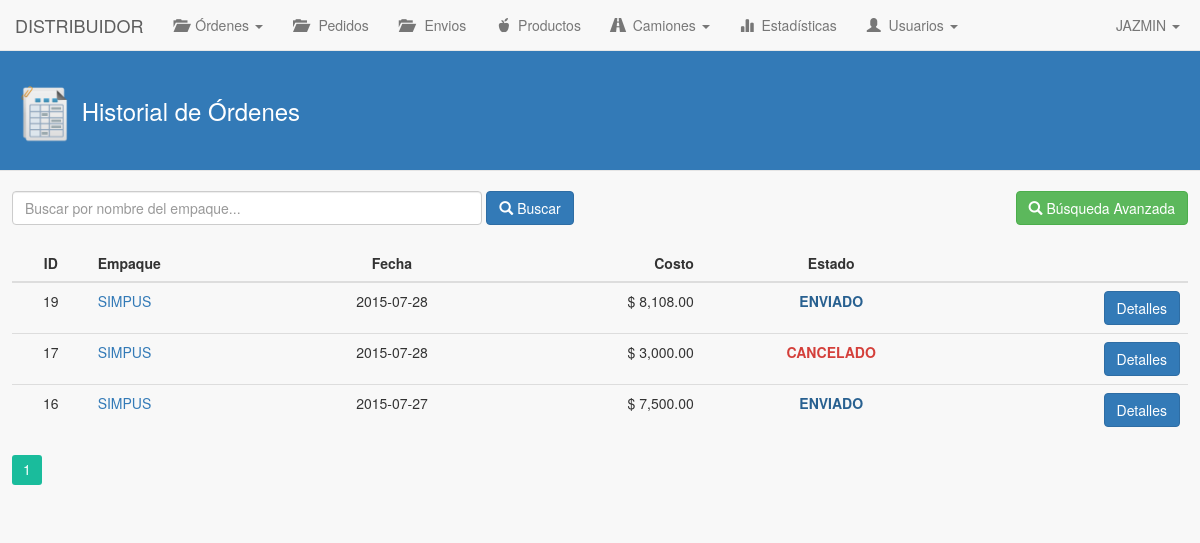
/distribuidor/historialOrdenes/index.php (signed in), run on the app's committed database.
### tables this page shows
CREATE TABLE IF NOT EXISTS `usuario_distribuidor` (
  `id_usuario_distribuidor` int(11) NOT NULL AUTO_INCREMENT,
  `nombre_usuario_distribuidor` varchar(100) NOT NULL,
  `apellido_usuario_distribuidor` varchar(100) NOT NULL,
  `direccion_usuario_distribuidor` text NOT NULL,
  `telefono_usuario_distribuidor` varchar(20) NOT NULL,
  `entradas` int(11) NOT NULL DEFAULT '0',
  `pedidos` int(11) NOT NULL DEFAULT '0',
  `envios` int(11) NOT NULL DEFAULT '0',
  `id_usuario_fk` int(11) NOT NULL,
  `id_distribuidor_fk` int(11) NOT NULL,
  PRIMARY KEY (`id_usuario_distribuidor`),
  KEY `id_usuario_fk_idx` (`id_usuario_fk`),
  KEY `id_distribuidor_fk_idx` (`id_distribuidor_fk`)
);

CREATE TABLE IF NOT EXISTS `ordenes_distribuidor` (
  `id_orden` int(11) NOT NULL AUTO_INCREMENT,
  `fecha_orden` date NOT NULL,
  `fecha_entrega_orden` date NOT NULL,
  `costo_orden` decimal(10,2) NOT NULL,
  `descripcion_orden` text,
  `descripcion_cancelacion` text,
  `descripcion_rechazo` text,
  `id_usuario_distribuidor_fk` int(11) NOT NULL,
  `id_empaque_fk` int(11) NOT NULL,
  `estado_orden` int(11) NOT NULL,
  PRIMARY KEY (`id_orden`),
  KEY `id_usuario_distribuidor_fk_idx` (`id_usuario_distribuidor_fk`),
  KEY `id_empaque_fk_idx` (`id_empaque_fk`)
);

CREATE TABLE IF NOT EXISTS `empresa_empaques` (
  `id_empaque` int(11) NOT NULL AUTO_INCREMENT,
  `nombre_empaque` varchar(200) NOT NULL,
  `rfc_empaque` varchar(15) NOT NULL,
  `pais_empaque` varchar(100) NOT NULL,
  `estado_empaque` varchar(100) NOT NULL,
  `ciudad_empaque` varchar(100) NOT NULL,
  `direccion_empaque` text NOT NULL,
  `cp_empaque` varchar(10) NOT NULL,
  `email_empaque` varchar(100) NOT NULL,
  `telefono1_empaque` varchar(20) NOT NULL,
  `telefono2_empaque` varchar(20) NOT NULL,
  `id_usuario_que_registro` int(11) NOT NULL,
  `fecha_registro_emp` date NOT NULL,
  `fecha_modificacion_emp` date NOT NULL,
  `estado_e` int(1) NOT NULL DEFAULT '1',
  PRIMARY KEY (`id_empaque`)
);

### distribuidor/historialOrdenes/index.php (the view, shortened to what this page needs)
<!DOCTYPE html>
<html>
	<head>
		<link rel="stylesheet" type="text/css" href="../../lib/bootstrap-3.3.5/css/bootstrap.min.css">
		<link rel='stylesheet' type='text/css' href='../../lib/pagination/css.css'/>
		<link rel="stylesheet" type="text/css" href="../../css/estilos.css">
	</head>
	<body>
		<?php
			include('../mod/navbar.php');
		?>
		<div class="contenido-general">
			<div class="modal-header">
				<h3 class="titulo-header">
					<h3 class="titulo-contenido">
						<img class="img-header" src="../../img/historial.png"> <span id="lbl-titulo">Historial de Órdenes</span>
					</h3>
				</h3>
			</div>
			<br>
			<div class="div-buscar">
				<div class="form-inline">
					<input type="text" class="form-control" style="width: 40%;" name="inputBuscar" id="inputBuscar" placeholder="Buscar por nombre del empaque..." onkeyup="if(event.keyCode == 13) buscarOrdenes();" autofocus>
					<button class="btn btn-primary" id="btnBuscar" onclick="buscarOrdenes();"><i class="glyphicon glyphicon-search"></i> Buscar</button>
					<button class="btn btn-success" style="float: right;" id="btnBuscar" onclick="busquedaAvanzada();"><i class="glyphicon glyphicon-search"></i> Búsqueda Avanzada</button>
				</div>
			</div>
			<div class="contenido-general-2">
				<br>
				<div id="paginacion-resultados">
					<table class="table">
						<thead>
							<tr>
								<th class="centro">ID</th>
								<th>Empaque</th>
								<th class="centro">Fecha</th>
								<th class="derecha">Costo</th>
								<th class="centro">Estado</th>
								<th></th>
							</tr>
						</thead>
						<tbody>
							<?php
								$consulta = "SELECT id_distribuidor_fk, id_usuario_distribuidor FROM usuario_distribuidor WHERE id_usuario_fk = ".$_SESSION['id_usuario'];
								$resultado = mysql_query($consulta);
								$row = mysql_fetch_array($resultado);
								$id_distribuidor_fk = $row['id_usuario_distribuidor'];
								$cont = 0;
							    $consulta = "SELECT ords.id_orden, epqs.id_empaque, epqs.nombre_empaque, ords.fecha_entrega_orden, ords.costo_orden, ords.estado_orden FROM ordenes_distribuidor AS ords, empresa_empaques AS epqs WHERE ords.id_empaque_fk = epqs.id_empaque AND ords.id_usuario_distribuidor_fk = $id_distribuidor_fk ORDER BY ords.id_orden DESC";
								$resultado = mysql_query($consulta);
								while($row = mysql_fetch_array($resultado)){ ?>
									<tr>
						          		<td class="centro"><?php echo $row['id_orden']; ?></td>
						          		<td>
						          			<?php
						          				$idEmpaque = $row['id_empaque'];
						          				$consulta2 = "SELECT * FROM empresa_empaques WHERE id_empaque = $idEmpaque";
						          				$resultado2 = mysql_query($consulta2);
						          				$row2 = mysql_fetch_array($resultado2);
						          			?>
						          			<a href="#" class="popover-empaque"
						          				tabindex="0"
						          				data-toggle="popover"
						          				data-placement="right"
						          				data-trigger="focus"
						          				data-container="body"
						          				data-html="true"
						          				title="<center><strong><?php echo $row2['nombre_empaque']; ?></strong></center>"
						          				data-content="<table class='table'>
						          								<tr>
						          									<td><strong>RFC: </strong></td>
						          									<td><?php echo $row2['rfc_empaque']; ?></td>
						          								</tr>
						          								<tr>
						          									<td><strong>Ciudad: </strong></td>
						          									<td><?php echo $row2['ciudad_empaque']; ?></td>
						          								</tr>
						          								<tr>
						          									<td><strong>Dirección: </strong></td>
						          									<td><?php echo $row2['direccion_empaque']; ?></td>
						          								</tr>
						          								<tr>
						          									<td><strong>Teléfono: </strong></td>
						          									<td><?php echo $row2['telefono1_empaque']; ?></td>
						          								</tr>
						          								<tr>
						          									<td><strong>Email: </strong></td>
						          									<td><?php echo $row2['email_empaque']; ?></td>
						          								</tr>
						          							  <table>">
						          				<?php echo $row['nombre_empaque']; ?>
						          			</a>
						          		</td>
						          		<td class="centro"><?php echo $row['fecha_entrega_orden']; ?></td>
						          		<td class="derecha"><?php echo "$ ".number_format($row['costo_orden'], 2, '.', ',')	; ?></td>
					          			<?php
					          				$estado = $row['estado_orden'];
					          				switch($estado) {
					          					case '3': echo "<td class='centro enviado'>ENVIADO</td>"; break;
					          					case '5': echo "<td class='centro cancelado'>CANCELADO</td>"; break;
					          				}
					          			?>
						          		<td class="derecha">
							        		<button class="btn btn-primary" onClick="mostrarDetalles(<?php echo $row['id_orden']; ?>)">Detalles</button>
							        	</td>
						    	    </tr>
								<?php $cont++;
								}
							?>
						</tbody>
					</table>
					<?php if($cont > 0){ ?>
						<div class="my-navigation" style="margin: 0px auto;">
							<div class="simple-pagination-page-numbers"></div>
							<br><br><br>
						</div>
					<?php } else{ ?>
						<div class="alert alert-info" role="alert" style="text-align: center;">
							<strong>Sin resultados...</strong> No hay órdenes registradas.
						</div>
					<?php } ?>
				</div>
			</div>
		</div>
	</body>
</html>

### distribuidor/mod/navbar.php (shortened to what this page needs)
<?php
	$consulta = "SELECT nombre_usuario_distribuidor, entradas, pedidos, envios FROM usuario_distribuidor WHERE id_usuario_fk = ".$_SESSION['id_usuario'];
	$resultado = mysql_query($consulta);
	$row = mysql_fetch_array($resultado);
	$nombreUsuario = $row['nombre_usuario_distribuidor'];
	$privPedidos = $row['pedidos'];
	$privEnvios = $row['envios'];
?>
<nav class="navbar navbar-default navbar-fixed-top" role="navigation">
  	<div class="navbar-header">
    	<a href="../" class="navbar-brand">DISTRIBUIDOR</a>
  	</div>
  	<div class="collapse navbar-collapse" id="navbar-collapse-01">
  		<ul class="nav navbar-nav">
			<li class="dropdown">
				<a href="#" class="dropdown-toggle" data-toggle="dropdown" role="button" aria-expanded="false"><span class="glyphicon glyphicon-folder-open"></span> &nbsp;Órdenes <span class="caret"></span></a>
			</li>
			<?php if($privPedidos == 1) { ?>
            	<li><a href="../pedidos/"><span class="glyphicon glyphicon-folder-open"></span> &nbsp; Pedidos</a></li>
            <?php } ?>
            <?php if($privEnvios == 1) { ?>
            	<li><a href="../envios/"><span class="glyphicon glyphicon-folder-open"></span> &nbsp; Envios</a></li>
            <?php } ?>
			<li><a href="../productos/"><span class="glyphicon glyphicon-apple"></span> &nbsp;Productos</a></li>
			<li class="dropdown">
				<a href="#" class="dropdown-toggle" data-toggle="dropdown" role="button" aria-expanded="false"><span class="glyphicon glyphicon-road"></span> &nbsp;Camiones <span class="caret"></span></a>
			</li>
			<li><a href="estadisticas/"><span class="glyphicon glyphicon-stats"></span> &nbsp;Estadísticas</a></li>
			<?php
				if($_SESSION['nivel_socio'] == 1){ ?>
					<li class="dropdown">
  						<a href="#" class="dropdown-toggle" data-toggle="dropdown" role="button" aria-expanded="false"><span class="glyphicon glyphicon-user"></span> &nbsp;Usuarios <span class="caret"></span></a>
					</li>
				<?php }
			?>
    	</ul>
    	<ul class="nav navbar-nav navbar-right">
	        <li class="dropdown">
	          	<a href="#" class="dropdown-toggle" data-toggle="dropdown" role="button" aria-expanded="false"><span class="fui-user"></span> &nbsp;<?php echo $nombreUsuario; ?> <span class="caret"></span></a>
	        </li>
	    </ul>
  	</div>
</nav>

### css/estilos.css (style rules this page uses)
body { background-color: #F8F8F8; }
h3.titulo-header { color: #ffffff; }
h3.titulo-contenido { color: #ffffff; }
.modal-header { background-color: #337ab7; }
.img-header { width: 60px; }
.centro { text-align: center; }
.derecha { text-align: right; }
.navbar-right { margin-right: 5px; }
.contenido-general { background-color: #F8F8F8; margin: 0px auto; margin-top: 50px; width: 100%; }
.contenido-general-2 { margin: 0px auto; width: 98%; }
.div-buscar { margin: 0px auto; width: 98%; }
a { color: #337ab7; }
.enviado { color: #286090; font-weight: bold; }
.cancelado { color: #d43f3a; font-weight: bold; }

### data on the page
usuario_distribuidor: nombre_usuario_distribuidor "JAZMIN"
ordenes_distribuidor: id_orden "19", id_empaque_fk.nombre_empaque "SIMPUS", fecha_entrega_orden "2015-07-28", costo_orden "8,108.00", estado_orden "ENVIADO"
ordenes_distribuidor: id_orden "17", id_empaque_fk.nombre_empaque "SIMPUS", fecha_entrega_orden "2015-07-28", costo_orden "3,000.00", estado_orden "CANCELADO"
ordenes_distribuidor: id_orden "16", id_empaque_fk.nombre_empaque "SIMPUS", fecha_entrega_orden "2015-07-27", costo_orden "7,500.00", estado_orden "ENVIADO"
